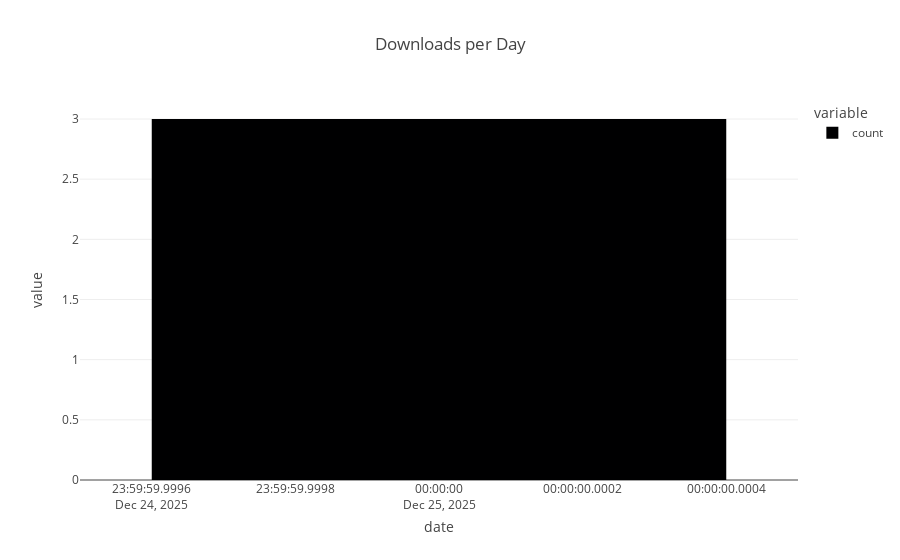

Write notebook code for a chart like this one.
### Code cell
# Analysis: Download Time
if df is not None and 'created_at' in df.columns:
    print("\nDownload Times (First 5):")
    display(df[['filename', 'created_at']].head())
    
    # Plot downloads over time
    try:
        df['date'] = pd.to_datetime(df['created_at']).dt.date
        date_counts = df['date'].value_counts().sort_index()
        
        import plotly.express as px
        fig = px.bar(date_counts, title="Downloads per Day")
        fig.show()
    except Exception as e:
        print(f"Could not plot timeline: {e}")

### Figure 1 — Plotly figure (JSON) as saved in the notebook; plotly's stock layout.template omitted (floating-point values rounded to 4 significant figures)
{"data": [{"hovertemplate": "variable=count<br>date=%{x}<br>value=%{y}<extra></extra>", "legendgroup": "count", "marker": {"color": "#000001", "pattern": {"shape": ""}}, "name": "count", "orientation": "v", "showlegend": true, "textposition": "auto", "type": "bar", "x": ["2025-12-25"], "xaxis": "x", "y": [3], "yaxis": "y"}], "layout": {"barmode": "relative", "legend": {"title": {"text": "variable"}, "tracegroupgap": 0}, "title": {"text": "Downloads per Day"}, "xaxis": {"anchor": "y", "domain": [0, 1], "title": {"text": "date"}}, "yaxis": {"anchor": "x", "domain": [0, 1], "title": {"text": "value"}}}}
